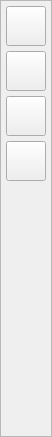
          <widget class="QFrame" name="frame_navigation">
           <property name="maximumSize">
            <size>
             <width>50</width>
             <height>16777215</height>
            </size>
           </property>
           <property name="frameShape">
            <enum>QFrame::StyledPanel</enum>
           </property>
           <property name="frameShadow">
            <enum>QFrame::Raised</enum>
           </property>
           <layout class="QVBoxLayout" name="verticalLayout_2">
            <property name="spacing">
             <number>5</number>
            </property>
            <property name="leftMargin">
             <number>5</number>
            </property>
            <property name="topMargin">
             <number>5</number>
            </property>
            <property name="rightMargin">
             <number>5</number>
            </property>
            <property name="bottomMargin">
             <number>5</number>
            </property>
            <item>
             <widget class="QPushButton" name="btn_nav_camera">
              <property name="minimumSize">
               <size>
                <width>40</width>
                <height>40</height>
               </size>
              </property>
              <property name="styleSheet">
               <string notr="true"/>
              </property>
              <property name="text">
               <string/>
              </property>
              <property name="icon">
               <iconset>
                <normaloff>../../../images/svg_icons/icon_camera.svg</normaloff>../../../images/svg_icons/icon_camera.svg</iconset>
              </property>
              <property name="iconSize">
               <size>
                <width>27</width>
                <height>27</height>
               </size>
              </property>
             </widget>
            </item>
            <item>
             <widget class="QPushButton" name="btn_nav_edit">
              <property name="minimumSize">
               <size>
                <width>40</width>
                <height>40</height>
               </size>
              </property>
              <property name="text">
               <string/>
              </property>
              <property name="icon">
               <iconset>
                <normaloff>../../../images/svg_icons/icon_edit_text.svg</normaloff>../../../images/svg_icons/icon_edit_text.svg</iconset>
              </property>
              <property name="iconSize">
               <size>
                <width>27</width>
                <height>27</height>
               </size>
              </property>
             </widget>
            </item>
            <item>
             <widget class="QPushButton" name="btn_nav_key">
              <property name="minimumSize">
               <size>
                <width>40</width>
                <height>40</height>
               </size>
              </property>
              <property name="text">
               <string/>
              </property>
              <property name="icon">
               <iconset>
                <normaloff>../../../images/svg_icons/icon_key.svg</normaloff>../../../images/svg_icons/icon_key.svg</iconset>
              </property>
              <property name="iconSize">
               <size>
                <width>27</width>
                <height>27</height>
               </size>
              </property>
             </widget>
            </item>
            <item>
             <widget class="QPushButton" name="btn_nav_info">
              <property name="minimumSize">
               <size>
                <width>40</width>
                <height>40</height>
               </size>
              </property>
              <property name="text">
               <string/>
              </property>
              <property name="icon">
               <iconset>
                <normaloff>../../../images/svg_icons/icon_info_2.svg</normaloff>../../../images/svg_icons/icon_info_2.svg</iconset>
              </property>
              <property name="iconSize">
               <size>
                <width>28</width>
                <height>28</height>
               </size>
              </property>
             </widget>
            </item>
            <item>
             <spacer name="verticalSpacer">
              <property name="orientation">
               <enum>Qt::Vertical</enum>
              </property>
              <property name="sizeHint" stdset="0">
               <size>
                <width>20</width>
                <height>250</height>
               </size>
              </property>
             </spacer>
            </item>
           </layout>
          </widget>
